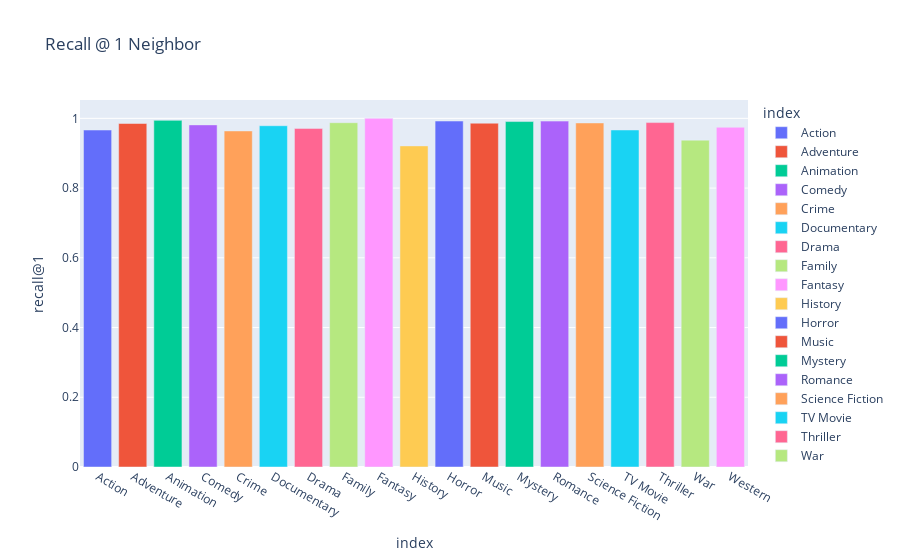

Here is the notebook cell this chart was saved with:
### Code cell
fig = px.bar(metrics[["recall@1"]], x=metrics.index, y="recall@1", color=metrics.index, title="Recall @ 1 Neighbor")
fig.show()

### Figure 1 — Plotly figure (JSON) as saved in the notebook; plotly's stock layout.template omitted (floating-point values rounded to 4 significant figures)
{"data": [{"alignmentgroup": "True", "hovertemplate": "index=%{x}<br>recall@1=%{y}<extra></extra>", "legendgroup": "Action", "marker": {"color": "#636efa", "pattern": {"shape": ""}}, "name": "Action", "offsetgroup": "Action", "orientation": "v", "showlegend": true, "textposition": "auto", "type": "bar", "x": ["Action"], "xaxis": "x", "y": [0.9665], "yaxis": "y"}, {"alignmentgroup": "True", "hovertemplate": "index=%{x}<br>recall@1=%{y}<extra></extra>", "legendgroup": "Adventure", "marker": {"color": "#EF553B", "pattern": {"shape": ""}}, "name": "Adventure", "offsetgroup": "Adventure", "orientation": "v", "showlegend": true, "textposition": "auto", "type": "bar", "x": ["Adventure"], "xaxis": "x", "y": [0.9852], "yaxis": "y"}, {"alignmentgroup": "True", "hovertemplate": "index=%{x}<br>recall@1=%{y}<extra></extra>", "legendgroup": "Animation", "marker": {"color": "#00cc96", "pattern": {"shape": ""}}, "name": "Animation", "offsetgroup": "Animation", "orientation": "v", "showlegend": true, "textposition": "auto", "type": "bar", "x": ["Animation"], "xaxis": "x", "y": [0.9942], "yaxis": "y"}, {"alignmentgroup": "True", "hovertemplate": "index=%{x}<br>recall@1=%{y}<extra></extra>", "legendgroup": "Comedy", "marker": {"color": "#ab63fa", "pattern": {"shape": ""}}, "name": "Comedy", "offsetgroup": "Comedy", "orientation": "v", "showlegend": true, "textposition": "auto", "type": "bar", "x": ["Comedy"], "xaxis": "x", "y": [0.9812], "yaxis": "y"}, {"alignmentgroup": "True", "hovertemplate": "index=%{x}<br>recall@1=%{y}<extra></extra>", "legendgroup": "Crime", "marker": {"color": "#FFA15A", "pattern": {"shape": ""}}, "name": "Crime", "offsetgroup": "Crime", "orientation": "v", "showlegend": true, "textposition": "auto", "type": "bar", "x": ["Crime"], "xaxis": "x", "y": [0.9639], "yaxis": "y"}, {"alignmentgroup": "True", "hovertemplate": "index=%{x}<br>recall@1=%{y}<extra></extra>", "legendgroup": "Documentary", "marker": {"color": "#19d3f3", "pattern": {"shape": ""}}, "name": "Documentary", "offsetgroup": "Documentary", "orientation": "v", "showlegend": true, "textposition": "auto", "type": "bar", "x": ["Documentary"], "xaxis": "x", "y": [0.9789], "yaxis": "y"}, {"alignmentgroup": "True", "hovertemplate": "index=%{x}<br>recall@1=%{y}<extra></extra>", "legendgroup": "Drama", "marker": {"color": "#FF6692", "pattern": {"shape": ""}}, "name": "Drama", "offsetgroup": "Drama", "orientation": "v", "showlegend": true, "textposition": "auto", "type": "bar", "x": ["Drama"], "xaxis": "x", "y": [0.9712], "yaxis": "y"}, {"alignmentgroup": "True", "hovertemplate": "index=%{x}<br>recall@1=%{y}<extra></extra>", "legendgroup": "Family", "marker": {"color": "#B6E880", "pattern": {"shape": ""}}, "name": "Family", "offsetgroup": "Family", "orientation": "v", "showlegend": true, "textposition": "auto", "type": "bar", "x": ["Family"], "xaxis": "x", "y": [0.9875], "yaxis": "y"}, {"alignmentgroup": "True", "hovertemplate": "index=%{x}<br>recall@1=%{y}<extra></extra>", "legendgroup": "Fantasy", "marker": {"color": "#FF97FF", "pattern": {"shape": ""}}, "name": "Fantasy", "offsetgroup": "Fantasy", "orientation": "v", "showlegend": true, "textposition": "auto", "type": "bar", "x": ["Fantasy"], "xaxis": "x", "y": [1], "yaxis": "y"}, {"alignmentgroup": "True", "hovertemplate": "index=%{x}<br>recall@1=%{y}<extra></extra>", "legendgroup": "History", "marker": {"color": "#FECB52", "pattern": {"shape": ""}}, "name": "History", "offsetgroup": "History", "orientation": "v", "showlegend": true, "textposition": "auto", "type": "bar", "x": ["History"], "xaxis": "x", "y": [0.9211], "yaxis": "y"}, {"alignmentgroup": "True", "hovertemplate": "index=%{x}<br>recall@1=%{y}<extra></extra>", "legendgroup": "Horror", "marker": {"color": "#636efa", "pattern": {"shape": ""}}, "name": "Horror", "offsetgroup": "Horror", "orientation": "v", "showlegend": true, "textposition": "auto", "type": "bar", "x": ["Horror"], "xaxis": "x", "y": [0.9923], "yaxis": "y"}, {"alignmentgroup": "True", "hovertemplate": "index=%{x}<br>recall@1=%{y}<extra></extra>", "legendgroup": "Music", "marker": {"color": "#EF553B", "pattern": {"shape": ""}}, "name": "Music", "offsetgroup": "Music", "orientation": "v", "showlegend": true, "textposition": "auto", "type": "bar", "x": ["Music"], "xaxis": "x", "y": [0.9861], "yaxis": "y"}, {"alignmentgroup": "True", "hovertemplate": "index=%{x}<br>recall@1=%{y}<extra></extra>", "legendgroup": "Mystery", "marker": {"color": "#00cc96", "pattern": {"shape": ""}}, "name": "Mystery", "offsetgroup": "Mystery", "orientation": "v", "showlegend": true, "textposition": "auto", "type": "bar", "x": ["Mystery"], "xaxis": "x", "y": [0.9908], "yaxis": "y"}, {"alignmentgroup": "True", "hovertemplate": "index=%{x}<br>recall@1=%{y}<extra></extra>", "legendgroup": "Romance", "marker": {"color": "#ab63fa", "pattern": {"shape": ""}}, "name": "Romance", "offsetgroup": "Romance", "orientation": "v", "showlegend": true, "textposition": "auto", "type": "bar", "x": ["Romance"], "xaxis": "x", "y": [0.9921], "yaxis": "y"}, {"alignmentgroup": "True", "hovertemplate": "index=%{x}<br>recall@1=%{y}<extra></extra>", "legendgroup": "Science Fiction", "marker": {"color": "#FFA15A", "pattern": {"shape": ""}}, "name": "Science Fiction", "offsetgroup": "Science Fiction", "orientation": "v", "showlegend": true, "textposition": "auto", "type": "bar", "x": ["Science Fiction"], "xaxis": "x", "y": [0.9868], "yaxis": "y"}, {"alignmentgroup": "True", "hovertemplate": "index=%{x}<br>recall@1=%{y}<extra></extra>", "legendgroup": "TV Movie", "marker": {"color": "#19d3f3", "pattern": {"shape": ""}}, "name": "TV Movie", "offsetgroup": "TV Movie", "orientation": "v", "showlegend": true, "textposition": "auto", "type": "bar", "x": ["TV Movie"], "xaxis": "x", "y": [0.9667], "yaxis": "y"}, {"alignmentgroup": "True", "hovertemplate": "index=%{x}<br>recall@1=%{y}<extra></extra>", "legendgroup": "Thriller", "marker": {"color": "#FF6692", "pattern": {"shape": ""}}, "name": "Thriller", "offsetgroup": "Thriller", "orientation": "v", "showlegend": true, "textposition": "auto", "type": "bar", "x": ["Thriller"], "xaxis": "x", "y": [0.9878], "yaxis": "y"}, {"alignmentgroup": "True", "hovertemplate": "index=%{x}<br>recall@1=%{y}<extra></extra>", "legendgroup": "War", "marker": {"color": "#B6E880", "pattern": {"shape": ""}}, "name": "War", "offsetgroup": "War", "orientation": "v", "showlegend": true, "textposition": "auto", "type": "bar", "x": ["War"], "xaxis": "x", "y": [0.9375], "yaxis": "y"}, {"alignmentgroup": "True", "hovertemplate": "index=%{x}<br>recall@1=%{y}<extra></extra>", "legendgroup": "Western", "marker": {"color": "#FF97FF", "pattern": {"shape": ""}}, "name": "Western", "offsetgroup": "Western", "orientation": "v", "showlegend": true, "textposition": "auto", "type": "bar", "x": ["Western"], "xaxis": "x", "y": [0.9744], "yaxis": "y"}], "layout": {"barmode": "relative", "legend": {"title": {"text": "index"}, "tracegroupgap": 0}, "title": {"text": "Recall @ 1 Neighbor"}, "xaxis": {"anchor": "y", "categoryarray": ["Action", "Adventure", "Animation", "Comedy", "Crime", "Documentary", "Drama", "Family", "Fantasy", "History", "Horror", "Music", "Mystery", "Romance", "Science Fiction", "TV Movie", "Thriller", "War", "Western"], "categoryorder": "array", "domain": [0, 1], "title": {"text": "index"}}, "yaxis": {"anchor": "x", "domain": [0, 1], "title": {"text": "recall@1"}}}}
